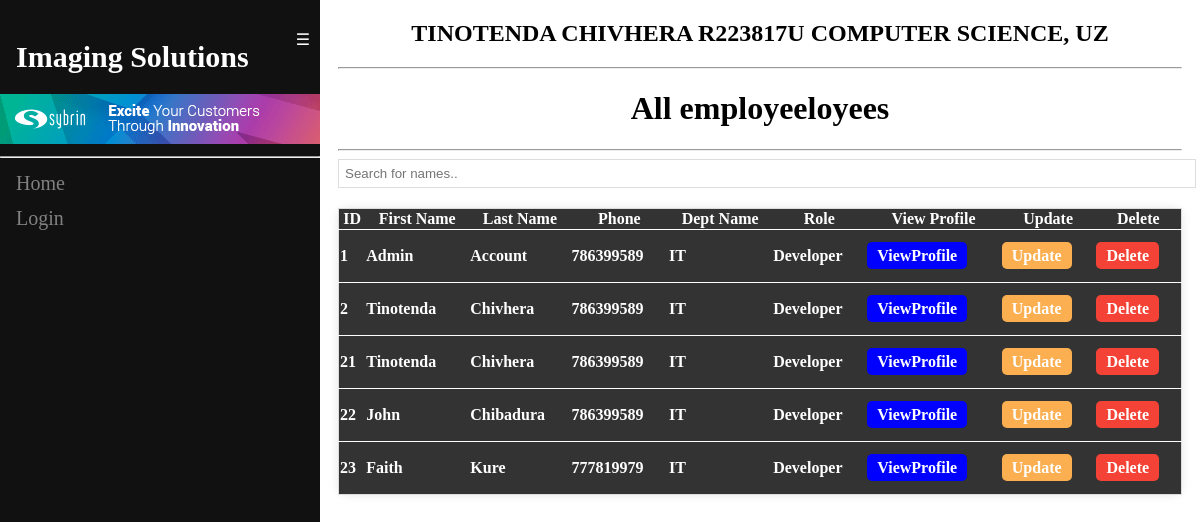
/all_user, run on the app's committed database.
### ems/models.py (models this page shows, shortened)
class User(AbstractUser):
    phone = models.IntegerField(default=0, null=True, blank=True)
    dept = models.ForeignKey(Department, on_delete=models.CASCADE,related_name="dept", default=1)
    role = models.ForeignKey(Role, on_delete=models.CASCADE,related_name="role", default=1)
    hours_worked = models.IntegerField(default=0, null=True, blank=True)

class Department(models.Model):
    name = models.CharField(max_length=100, null=False)

class Role(models.Model):
    name = models.CharField(max_length=50)

### ems/views.py (the view)
# urls.py: path('all_user',views.all_user , name = 'all_user'),
def all_user(request):
    queryset = User.objects.all()
    context = {"employees":queryset}
    return render(request, "all_user.html", context)

### ems/templates/all_user.html (shortened to what this page needs)
{% extends 'super_base.html' %}
{% block content %}
    <div class="container-fluid">
      <h1 class="center-text">All employeeloyees</h1>
        <hr>
        <input type="text" id="searchInput" onkeyup="filterTable()" placeholder="Search for names.." class="">
        <table class="table" id="employeeTable">
            <thead>
              <tr>
                <th scope="col">ID</th>
                <th scope="col">First Name</th>
                <th scope="col">Last Name</th>
                <th scope="col">Phone</th>
                <th scope="col">Dept Name</th>
                <th scope="col">Role</th>
                <th scope="col">View Profile</th>
                <th scope="col">Update</th>
                <th scope="col">Delete</th>
              </tr>
            </thead>
            {% for employee in employees %}
            <tbody>
              <tr>
                <td>{{employee.id}}</td>
                <td>{{employee.first_name}}</td>
                <td>{{employee.last_name}}</td>
                <td>{{employee.phone}}</td>
                <td>{{employee.dept.name}}</td>
                <td>{{employee.role.name}}</td>
                <td>
                  <p>{{ object.name }} <a href="{% url 'view_profile' employee.id %}" class="view-btn">ViewProfile</a></p>
              </td>
                <td>
                    <p>{{ object.name }} <a href="{% url 'update_user' employee.id %}" class="update-btn">Update</a></p>
                </td>
                <td>
                  <p>{{ object.name }} <a href="{% url 'delete_user_id' employee.id %}" class="delete-btn" onclick="return confirmDelete()">Delete</a></p>
              </td>
              </tr>
            </tbody>
            {% endfor %}
          </table>
    </div>
{% endblock %}

### ems/templates/super_base.html (style rules this page uses)
input[type="text"], input[type="email"], input[type="number"], input[type="password"], input[type="date"] { width: 100%; padding: 6px; margin-bottom; 20px; border: 1px solid #ddd; }
table { border-collapse: collapse; width: 100%; font-size: 16px; border: 1px solid #ddd; border-radius: 10px; box-shadow: 0 0 10px rgba(0,0,0,0.1); }
th, td { background-color: #333; color: #fff; font-weight: bold; }
td { border-top: 1px solid #fff; }
.update-btn, .delete-btn, .view-btn, .vieww-btn { padding: 8px 12px; border: none; border-radius: 5px; cursor: pointer; text-decoration: none; }
.update-btn { background-color: #FCAF50; color: #fff; }
.view-btn { background-color: blue; color: #fff; }
.delete-btn { background-color: #F44336; color: #fff; }
tbody tr:nth-child(odd) { background-color: #fff; }
.center-text { text-align: center; }

### ems/templates/all_user.html (style rules this page uses)
.view-btn, .update-btn, .delete-btn { padding: 5px 10px; text-decoration: none; }
.center-text { text-align: center; }
.table { margin-top: 20px; }

### data on the page
User: id "1", first_name "Admin", last_name "Account", phone "786399589", dept.name "IT", role.name "Developer"
User: id "2", first_name "Tinotenda", last_name "Chivhera", phone "786399589", dept.name "IT", role.name "Developer"
User: id "21", first_name "Tinotenda", last_name "Chivhera", phone "786399589", dept.name "IT", role.name "Developer"
User: id "22", first_name "John", last_name "Chibadura", phone "786399589", dept.name "IT", role.name "Developer"
User: id "23", first_name "Faith", last_name "Kure", phone "777819979", dept.name "IT", role.name "Developer"
